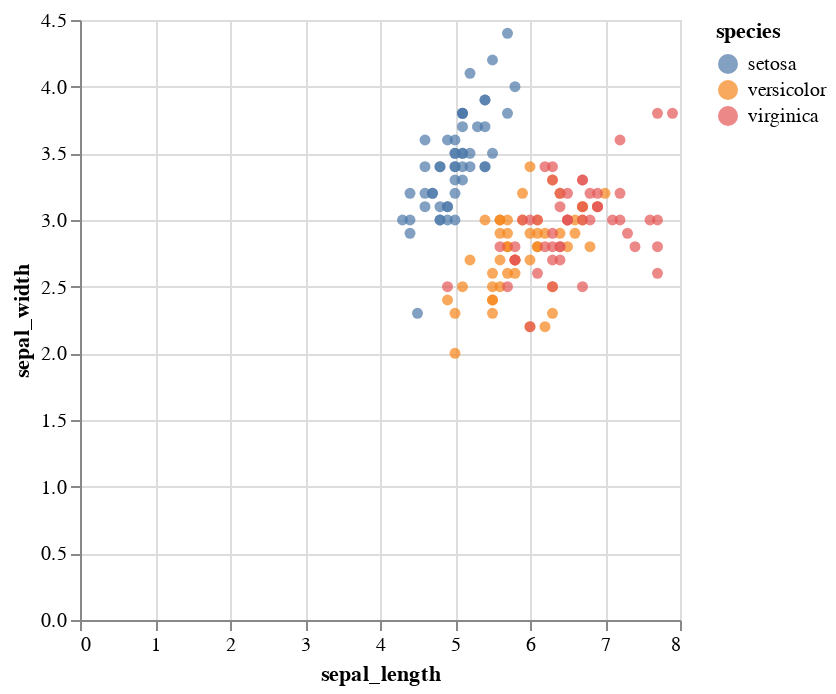

Source (notebook cell):
### Code cell
(
    alt.
    Chart(temp).
    encode(
        x = 'sepal_length',
        y = 'sepal_width',
        color = 'species'
    ).
    mark_circle()
)

### Figure 1 — Vega-Lite specification as saved in the notebook (floating-point values rounded to 4 significant figures; data arrays with more than 128 entries replaced by an {"elided": "..."} marker saying what was removed)
{"config": {"view": {"continuousWidth": 300, "continuousHeight": 300}}, "data": {"name": "data-3a191f69da972c40738d695fb9f41d2b"}, "mark": {"type": "circle"}, "encoding": {"color": {"field": "species", "type": "nominal"}, "x": {"field": "sepal_length", "type": "quantitative"}, "y": {"field": "sepal_width", "type": "quantitative"}}, "$schema": "https://vega.github.io/schema/vega-lite/v5.20.1.json", "datasets": {"data-3a191f69da972c40738d695fb9f41d2b": {"elided": "150 records"}}}
